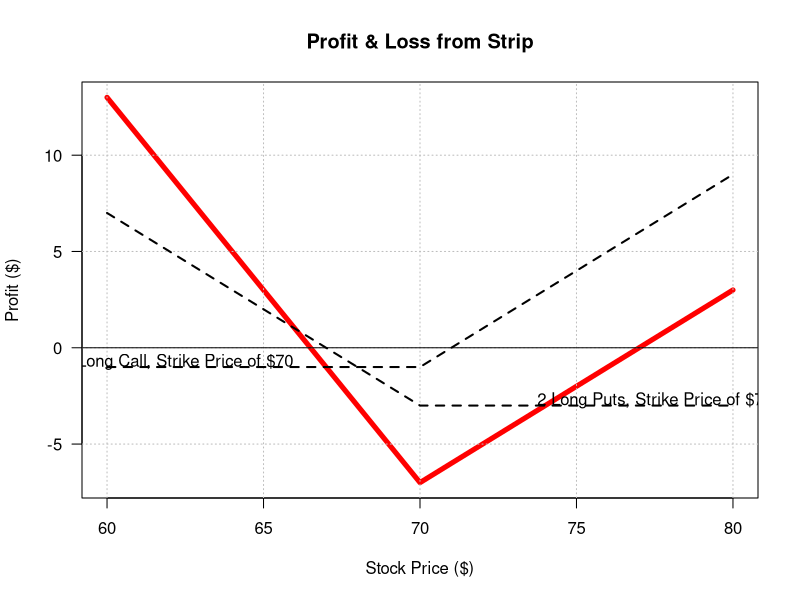

Source code (R):
combo.strip <- function(k, call, put){ # Straddle Combination of Calls
  
  C <- rbind(cbind(seq(k - 10, k, 1), -call),
             cbind(seq(k + 1, k + 10, 1), seq(10) - call)) # Long Call
  
  P <- rbind(cbind(seq(k - 10, k - 1, 1), put - seq(-5, 4, 1) - 1),
             cbind(seq(k, k + 10, 1), -put)) # Long Put
  
  colnames(C) <- c("Stock Price", "Profit from Long Call") # Column names
  colnames(P) <- c("Stock Price", "Profit from Long Put")
  
  DF <- merge(C, P, by = "Stock Price") # Merge stock and option data frames
  
  DF$`Total Payoff` <- DF[,2] + 2 * DF[,3] # Total Pay-off column
  
  plot(x = DF[,1], y = DF[,4], las = 1, ylab = "Profit ($)", type = "l",
       xlab = "Stock Price ($)", ylim = c(min(DF[,4]), max(DF[,4])), 
       main = "Profit & Loss from Strip", lwd = 5, col = "red")
  
  grid(nx = NULL, ny = NULL, col = "grey", lty = 3) # grid
  
  abline(h = 0) # Break Even line and lines for calls below
  
  for (n in 2:3){ lines(x = DF[,1], y = DF[,n], lwd = 2, lty = 2) } 
  
  text(x = k + 7.5, y = 0.25 - put,
       sprintf("2 Long Puts, Strike Price of $%s", k)) # Short Put
  text(x = k - 7.5, y = 0.25 - call,
       sprintf("Long Call, Strike Price of $%s", k)) # First Long Put
  
  DF # Display data frame of pay-off
}
combo.strip(70, 1, 3) # Test
